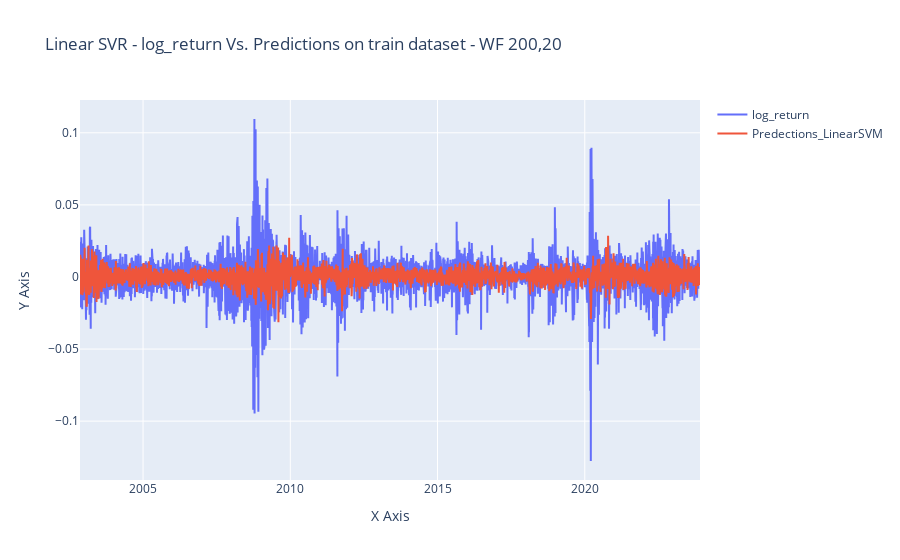

Notebook cell for this chart:
### Code cell
# Assuming df is your DataFrame containing the data
# Replace 'feature1' and 'feature2' with the names of the features you want to plot
feature1 = 'log_return'
feature2 = 'Predections_LinearSVM'

# Create line plot
fig = go.Figure(data=go.Scatter(
    x=sp500_d_includes_results.index,  # Assuming the index represents x-axis values
    y=sp500_d_includes_results[feature1],
    mode='lines',
    name=feature1
))

# Add another line plot for the second feature
fig.add_trace(go.Scatter(
    x=sp500_d_includes_results.index,  # Assuming the index represents x-axis values
    y=sp500_d_includes_results[feature2],
    mode='lines',
    name=feature2
))

# Customize layout
fig.update_layout(
    title='Linear SVR - log_return Vs. Predictions on train dataset - WF 200,20',
    xaxis=dict(title='X Axis'),  # Customize x-axis label
    yaxis=dict(title='Y Axis'),  # Customize y-axis label
    hovermode='closest'
)

# Show plot
fig.show()

### Figure 1 — Plotly figure (JSON) as saved in the notebook; plotly's stock layout.template omitted (floating-point values rounded to 4 significant figures; data arrays with more than 128 entries replaced by an {"elided": "..."} marker saying what was removed)
{"data": [{"mode": "lines", "name": "log_return", "type": "scatter", "x": {"elided": "5300 str values"}, "y": {"elided": "5300 float values"}}, {"mode": "lines", "name": "Predections_LinearSVM", "type": "scatter", "x": {"elided": "5300 str values"}, "y": {"elided": "5300 float values"}}], "layout": {"hovermode": "closest", "title": {"text": "Linear SVR - log_return Vs. Predictions on train dataset - WF 200,20"}, "xaxis": {"title": {"text": "X Axis"}}, "yaxis": {"title": {"text": "Y Axis"}}}}
